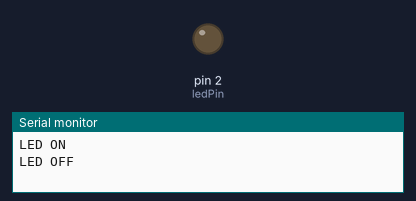
A sketch run on a simulated Arduino Uno, built with avr-gcc and run on an emulated ATmega328P. Parts: output pins drawn as LEDs (lit = HIGH), the last lines printed to the serial monitor.

Above: at 0.65 s.
At 3.9 s:
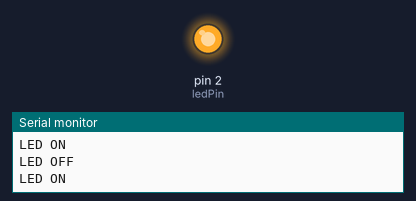
Timing chart, 0 to 10.4 s (numbered marks = the images above):
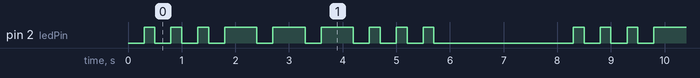

The sketch:

millis_sos.ino
```cpp
const int ledPin = 2;
unsigned long lastTime = 0;
int state = 0;
// 时长：短亮200ms，长亮600ms，间隔300ms，SOS结束停顿2000ms
const unsigned long tShort = 200;
const unsigned long tLong = 600;
const unsigned long tGap = 300;
const unsigned long tEndPause = 2000;

void setup() {
  Serial.begin(115200);
  pinMode(ledPin, OUTPUT);
  digitalWrite(ledPin, LOW);
}

void loop() {
  unsigned long now = millis();
  if (now - lastTime >= getTimeByState(state)) {
    lastTime = now;
    state++;
    // 0灭 1短亮 2灭 3短亮 4灭 5短亮 6灭
    // 7长亮 8灭 9长亮 10灭 11长亮 12灭
    // 13短亮 14灭 15短亮 16灭 17短亮 18灭 19长停顿
    // 一轮结束重置
    if(state > 19){
      state = 0;
      digitalWrite(ledPin, LOW);
    }else{
      // 亮灯状态
      if(state == 1 || state == 3 || state == 5 ||
         state == 7 || state == 9 || state == 11 ||
         state == 13 || state == 15 || state == 17){
        digitalWrite(ledPin, HIGH);
        Serial.println("LED ON");
      }else{
        digitalWrite(ledPin, LOW);
        Serial.println("LED OFF");
      }
    }
  }
}

// 根据当前阶段返回对应时长
unsigned long getTimeByState(int s){
  switch(s){
    case 1:case 3:case 5:case 13:case 15:case 17:
      return tShort;
    case 7:case 9:case 11:
      return tLong;
    case 19:
      return tEndPause;
    default:
      return tGap;
  }
}
```

Measured:
- by itself, pin 2 (ledPin): repeats every 8.0 s: 2 × (LOW 0.30 s, HIGH 0.20 s), 3 × (LOW 0.30 s, HIGH 0.60 s), 3 × (LOW 0.30 s, HIGH 0.20 s), LOW 2.6 s, HIGH 0.20 s
- by itself, everything shown: repeats every 8.0 s, in 18 steps
